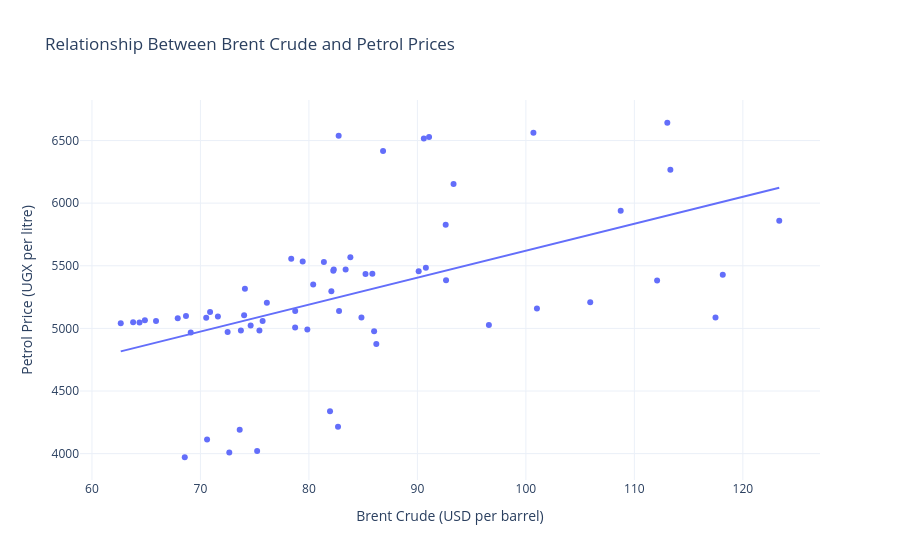

Notebook code for this chart:
### Code cell
fig = px.scatter(
    master_df.dropna(
        subset=["brent_monthly_avg", "petrol_shs_per_litre"]
    ),
    x="brent_monthly_avg",
    y="petrol_shs_per_litre",
    trendline="ols",
    hover_data=["month"],
    title="Relationship Between Brent Crude and Petrol Prices"
)

fig.update_layout(
    xaxis_title="Brent Crude (USD per barrel)",
    yaxis_title="Petrol Price (UGX per litre)",
    template="plotly_white"
)

fig.show()
